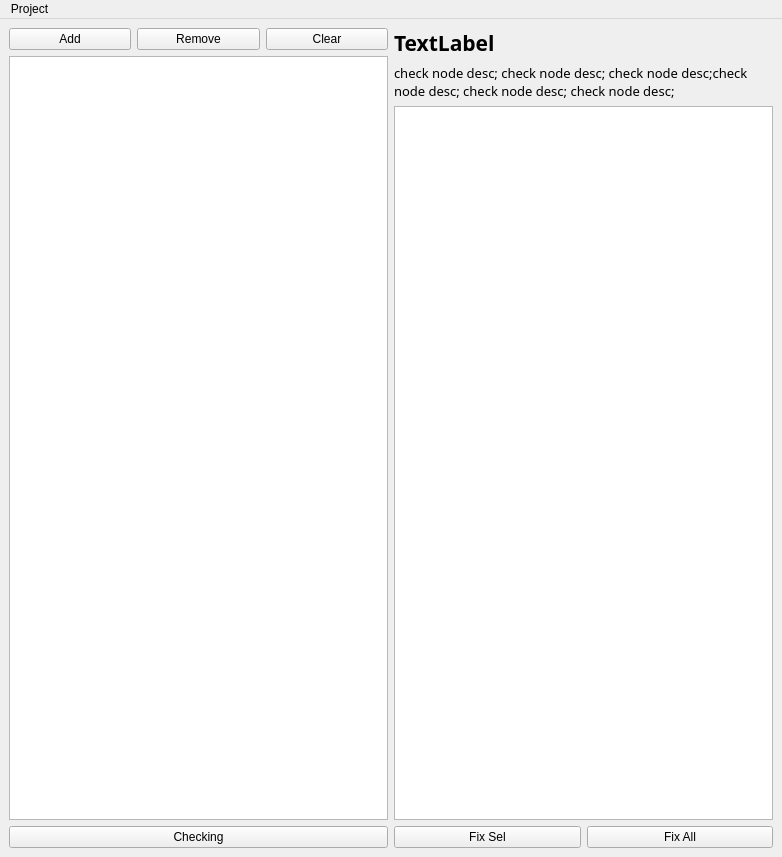
<?xml version="1.0" encoding="UTF-8"?>
<ui version="4.0">
 <class>MainWindow</class>
 <widget class="QMainWindow" name="MainWindow">
  <property name="geometry">
   <rect>
    <x>0</x>
    <y>0</y>
    <width>782</width>
    <height>857</height>
   </rect>
  </property>
  <property name="sizePolicy">
   <sizepolicy hsizetype="Fixed" vsizetype="Fixed">
    <horstretch>0</horstretch>
    <verstretch>0</verstretch>
   </sizepolicy>
  </property>
  <property name="windowTitle">
   <string>QA工具箱 2018.08.07.01 By Jason.Li</string>
  </property>
  <widget class="QWidget" name="centralwidget">
   <layout class="QGridLayout" name="gridLayout">
    <item row="0" column="0">
     <layout class="QVBoxLayout" name="vLayoutLeft">
      <item>
       <layout class="QHBoxLayout" name="hLayoutNodeOp">
        <item>
         <widget class="QPushButton" name="btnAddNode">
          <property name="text">
           <string>Add</string>
          </property>
         </widget>
        </item>
        <item>
         <widget class="QPushButton" name="btnRemoveNode">
          <property name="text">
           <string>Remove</string>
          </property>
         </widget>
        </item>
        <item>
         <widget class="QPushButton" name="btnClearNodeList">
          <property name="text">
           <string>Clear</string>
          </property>
         </widget>
        </item>
       </layout>
      </item>
      <item>
       <widget class="QListWidget" name="nodeList"/>
      </item>
      <item>
       <widget class="QPushButton" name="btnDoCheck">
        <property name="text">
         <string>Checking</string>
        </property>
       </widget>
      </item>
     </layout>
    </item>
    <item row="0" column="1">
     <layout class="QVBoxLayout" name="vLayoutRight">
      <item>
       <widget class="QLabel" name="labelTitle">
        <property name="font">
         <font>
          <family>黑体</family>
          <pointsize>16</pointsize>
          <weight>75</weight>
          <bold>true</bold>
         </font>
        </property>
        <property name="text">
         <string>TextLabel</string>
        </property>
       </widget>
      </item>
      <item>
       <widget class="QLabel" name="labelDesc">
        <property name="font">
         <font>
          <family>黑体</family>
          <pointsize>10</pointsize>
         </font>
        </property>
        <property name="text">
         <string>check node desc; check node desc; check node desc;check node desc; check node desc; check node desc;</string>
        </property>
        <property name="textFormat">
         <enum>Qt::RichText</enum>
        </property>
        <property name="wordWrap">
         <bool>true</bool>
        </property>
       </widget>
      </item>
      <item>
       <widget class="QListWidget" name="objectList"/>
      </item>
      <item>
       <layout class="QHBoxLayout" name="hLayoutFixOp">
        <item>
         <widget class="QPushButton" name="btnFixSelect">
          <property name="text">
           <string>Fix Sel</string>
          </property>
         </widget>
        </item>
        <item>
         <widget class="QPushButton" name="btnFixAll">
          <property name="text">
           <string>Fix All</string>
          </property>
         </widget>
        </item>
       </layout>
      </item>
     </layout>
    </item>
   </layout>
  </widget>
  <widget class="QMenuBar" name="menubar">
   <property name="geometry">
    <rect>
     <x>0</x>
     <y>0</y>
     <width>782</width>
     <height>26</height>
    </rect>
   </property>
   <widget class="QMenu" name="menuCreatePrj">
    <property name="title">
     <string>Project</string>
    </property>
    <addaction name="actionNew"/>
    <addaction name="actionLoad"/>
    <addaction name="separator"/>
    <addaction name="actionSave"/>
    <addaction name="actionSaveAs"/>
    <addaction name="separator"/>
    <addaction name="actionDelete"/>
    <addaction name="actionExit"/>
   </widget>
   <addaction name="menuCreatePrj"/>
  </widget>
  <action name="actionNew">
   <property name="text">
    <string>New</string>
   </property>
  </action>
  <action name="actionLoad">
   <property name="text">
    <string>Open</string>
   </property>
  </action>
  <action name="actionSave">
   <property name="text">
    <string>Save</string>
   </property>
  </action>
  <action name="actionDelete">
   <property name="text">
    <string>Delete</string>
   </property>
  </action>
  <action name="actionExit">
   <property name="text">
    <string>Exit</string>
   </property>
  </action>
  <action name="actionSaveAs">
   <property name="text">
    <string>SaveAs</string>
   </property>
  </action>
 </widget>
 <resources/>
 <connections/>
</ui>
